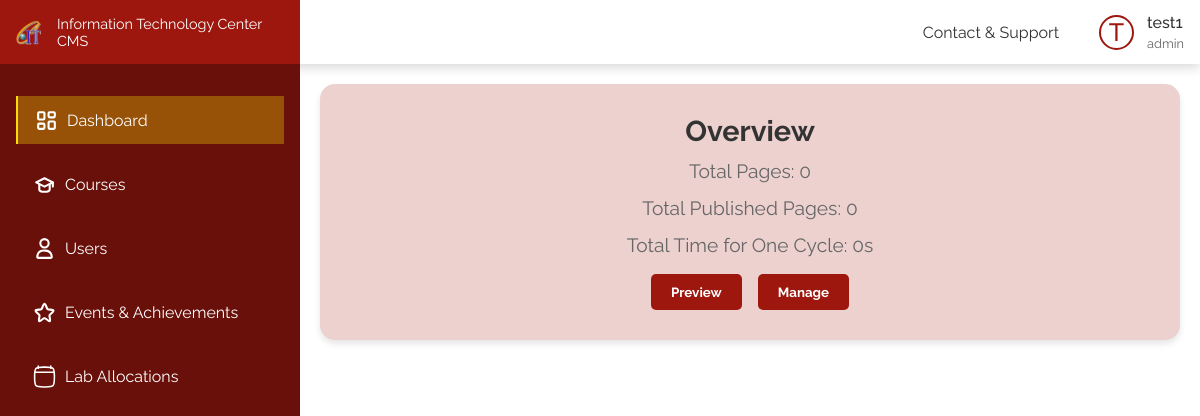
Before: / (signed in) with the older database file.
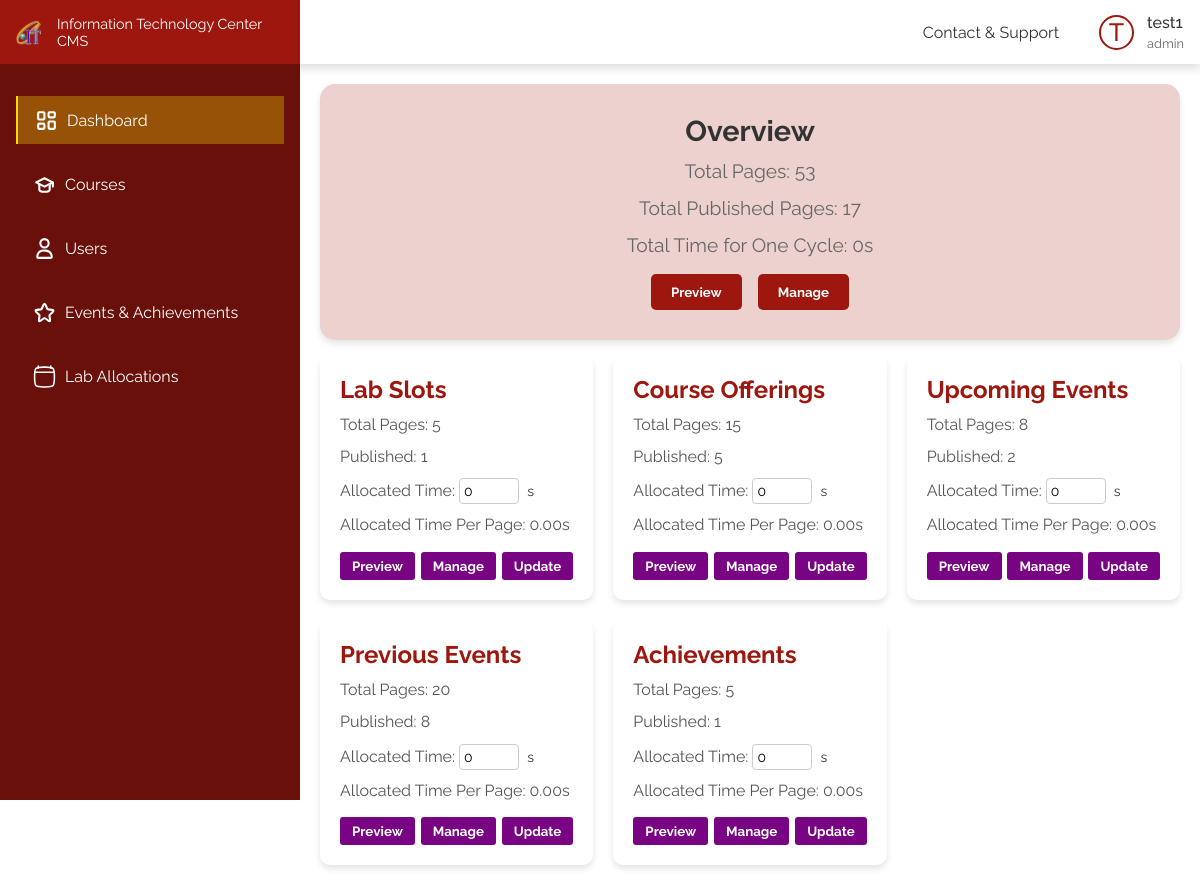
After: the same page with the newer database file.
### tables this page shows
CREATE TABLE IF NOT EXISTS `user` (
  `u_id` int(10) UNSIGNED NOT NULL AUTO_INCREMENT,
  `user_name` varchar(50) NOT NULL,
  `email` varchar(100) NOT NULL,
  `password` varchar(255) NOT NULL,
  `contact` varchar(20) NOT NULL,
  `clearense` varchar(20) NOT NULL,
  PRIMARY KEY (`u_id`)
);

CREATE TABLE IF NOT EXISTS `dashboard` (
  `feature` varchar(100) NOT NULL,
  `total_pages` int(11) DEFAULT 0,
  `published_pages` int(11) DEFAULT 0,
  `total_time` int(11) DEFAULT 0,
  PRIMARY KEY (`feature`)
);

### index.php (the view, shortened to what this page needs)
<?php
include_once("./config.php");
include_once(APP_ROOT . "/includes/header.php");
function fetchDashboardData($conn) {
    $dashboardData = array();
    $result = $conn->query("SELECT * FROM `dashboard`");
    while ($row = $result->fetch_assoc()) {
        $dashboardData[$row['feature']] = $row;
    }
    return $dashboardData;
}
$dashboardData = fetchDashboardData($conn);
$totalPages = 0;
$totalPublished = 0;
$totalTime = 0;
foreach ($dashboardData as $feature => $data) {
    if ($feature === 'total') {
        continue;
    }
    if ($data['published_pages'] > 0) {
        $allocatedTimePerPage = number_format($data['total_time'] / $data['published_pages'], 2) . 's';
    } else {
        $allocatedTimePerPage = 'N/A';
    }
    $totalPages += $data['total_pages'];
    $totalPublished += $data['published_pages'];
    $totalTime += $data['total_time'];
}
?>
<!DOCTYPE html>
<html lang="en">
<head>
    <link rel="stylesheet" href="./css/dashboard.css">
</head>
<body>
    <div class="flex-box">
        <div class="left">
            <?php
            include_once(APP_ROOT . "/includes/sidebar.php");
            sidebar(0);
            ?>
        </div>
        <div class="right">
            <?php
            include_once(APP_ROOT . "/includes/header.php");
            ?>
            <div class="dashboard-content">
                <div class="widget elegant-widget" id="overview-widget">
                    <h2 class="widget-title">Overview</h2>
                    <p class="widget-info" id="total-pages">Total Pages: <?php echo $totalPages; ?></p>
                    <p class="widget-info" id="total-published-pages">Total Published Pages: <?php echo $totalPublished; ?></p>
                    <p class="widget-info" id="total-time-for-cycle">Total Time for One Cycle: <?php echo $totalTime; ?>s</p>
                    <div class="widget-buttons">
                        <button class="preview-button">Preview</button>
                        <button class="manage-button">Manage</button>
                    </div>
                </div>
                <div class="dashboard-widgets">
                    <?php
                    foreach ($dashboardData as $feature => $data) {
                        if ($feature === 'total') {
                            continue;
                        }
                        if ($data['published_pages'] > 0) {
                            $allocatedTimePerPage = number_format($data['total_time'] / $data['published_pages'], 2) . 's';
                        } else {
                            $allocatedTimePerPage = 'N/A';
                        }
                    ?>
                        <div class="widget">
                            <h2 class="widget-title"><?php echo $feature; ?></h2>
                            <p class="widget-info">Total Pages: <?php echo $data['total_pages']; ?></p>
                            <p class="widget-info">Published: <?php echo $data['published_pages']; ?></p>
                            <form method="POST">
                                <p class="widget-info">
                                    Allocated Time:
                                    <input type="number" name="total_time" value="<?php echo $data['total_time']; ?>" class="allocated-time-input">
                                    <span class="time-unit">s</span>
                                </p>
                                <p class="widget-info">Allocated Time Per Page: <?php echo $allocatedTimePerPage; ?></p>
                                <div class="widget-buttons">
                                    <button class="preview-button">Preview</button>
                                    <button class="manage-button">Manage</button>
                                    <button type="submit" class="update-button">Update</button>
                                </div>
                            </form>
                        </div>
                    <?php
                    }
                    ?>
                </div>
            </div>
        </div>
    </div>
</body>
</html>

### includes/header_core.php (shortened to what this page needs)
<!DOCTYPE html>
<html lang="en">
<head>
    <link rel="stylesheet" href="/css/styles.css">
</head>
<body>
</body>
</html>

### includes/header.php (shortened to what this page needs)
<?php
include APP_ROOT . "/includes/header_core.php";
if (isset($_SESSION['user_id'])) {
  $user_id = $_SESSION['user_id'];
  $sql = "SELECT user_name, clearense FROM user WHERE u_id = ?";
  $stmt = $conn->prepare($sql);
  $stmt->bind_param("i", $user_id);
  $stmt->execute();
  $result = $stmt->get_result();
  if ($row = $result->fetch_assoc()) {
    $username = $row['user_name'];
    $role = $row['clearense'];
  }
}
?>
<!DOCTYPE html>
<html lang="en">
<head>
  <link rel="stylesheet" href="/css/header.css">
</head>
<body>
  <header>
    <div class="menu">
      <ul>
        <li><a href="/pages/contactNsupport.php">Contact & Support</a></li>
      </ul>
    </div>
    <div class="profile">
      <div class="img"><?php echo isset($username) ? strtoupper(substr($username, 0, 1)) : 'G'; ?></div>
      <h5><?php echo isset($username) ? $username : 'Guest'; ?></h5>
      <p><?php echo isset($role) ? $role : 'Guest'; ?></p>
    </div>
  </header>
</body>
</html>

### includes/sidebar.php (shortened to what this page needs)
<!DOCTYPE html>
<html lang="en">
<head>
    <link rel="stylesheet" href="/css/sidebar.css">
</head>
<body>
    <?php function sidebar(int $index)
    {
    ?>
        <div class="side">
            <div class="logo">
                <img src="/images/ITCenterLogo.svg" alt="IT Center Logo" />
                <span>Information Technology Center CMS</span>
            </div>
            <div class="links">
                <a href="/" class="link <?php echo $index == 0 ? 'active' : '' ?>">
                    <div class="link-main">
                        <img src="/images/darhboard_alt.svg" alt="">
                        <p>Dashboard</p>
                    </div>
                </a>
                <a href="/pages/course.php" class="link <?php echo $index == 1 ? 'active' : '' ?>">
                    <div class="link-main">
                        <img src="/images/Mortarboard.svg" alt="">
                        <p>Courses</p>
                    </div>
                </a>
                <a href="/pages/users.php" class="link <?php echo $index == 2 ? 'active' : '' ?>">
                    <div class="link-main">
                        <img src="/images/User_alt.svg" alt="">
                        <p>Users</p>
                    </div>
                </a>
                <div>
                    <a href="/pages/eventsandachivements.php" class="link <?php echo $index == 3 ? 'active' : '' ?>">
                        <div class="link-main">
                            <img src="/images/Star.svg" alt="">
                            <p>Events & Achievements</p>
                        </div>
                    </a>
                </div>
                <a href="/pages/labslots.php" class="link <?php echo $index == 4 ? 'active' : '' ?>">
                    <div class="link-main">
                        <img src="/images/calendar.svg" alt="">
                        <p>Lab Allocations</p>
                    </div>
                </a>
            </div>
        </div>
    <?php } ?>
</body>
</html>

### css/styles.css (style rules this page uses)
* { margin: 0; padding: 0; box-sizing: border-box; font-family: "Raleway", sans-serif; }
:root { --color-1: #9d170e; --color-2: #f9db08; --color-3: #305fa6; --color-4: #00b007; --color-5: #790483; --color-text-1: #333; --color-text-2: #666; --color-shade-1: #681009; }
a { text-decoration: none; }
.flex-box { display: flex; }
.left { width: 300px; }
.right { width: calc(100% - 300px); padding-top: 4rem; }

### css/header.css (style rules this page uses)
header { color: var(--color-text-1); box-shadow: 0 4px 10px rgba(0, 0, 0, 0.146); position: fixed; left: 0; top: 0; z-index: 10; background-color: white; display: flex; align-items: center; height: 4rem; gap: 0.5rem; width: 100%; padding: 0 1rem; }
.menu { display: flex; align-items: center; margin-left: auto; }
.menu ul { list-style: none; display: flex; gap: 1.2rem; }
.menu ul li { cursor: pointer; position: relative; font-weight: 400; font-size: 1rem; }
.menu ul li a { color: var(--color-text-1); }
.menu ul li:before { content: ""; position: absolute; bottom: -4px; left: 0; width: 0; height: 2px; background-color: transparent; transition: width 0.3s ease-in-out, background-color 0.3s ease-in-out; }
.profile { margin-left: 2rem; display: grid; grid-template-columns: 40px auto; gap: 0.25rem 0.5rem; align-items: center; cursor: pointer; }
.profile h5 { font-weight: 500; font-size: 1rem; }
.profile p { grid-column: 2; font-size: 0.8rem; color: var(--color-text-2); }
.profile .img { display: flex; font-size: 25px; align-items: center; justify-content: center; font-weight: 500; height: 35px; width: 35px; border-radius: 50%; grid-row: 1/3; border: 2px solid var(--color-1); color: var(--color-1); }

### css/dashboard.css (style rules this page uses)
.dashboard-content { padding: 20px; }
.dashboard-widgets { display: grid; grid-template-columns: repeat(3, 1fr); gap: 20px; }
.widget { background-color: white; border-radius: 10px; box-shadow: 0 4px 6px rgba(0, 0, 0, 0.1); padding: 20px; transition: transform 0.2s, box-shadow 0.2s; cursor: pointer; }
.widget h2 { color: #9d170e; font-size: 1.5rem; margin-bottom: 10px; font-weight: bold; }
.widget p { color: #555; font-size: 1rem; margin-bottom: 10px; line-height: 1.4; }
.widget-buttons { display: flex; justify-content: space-between; margin-top: 15px; }
.preview-button, .manage-button, .update-button { background-color: var(--color-5); color: #fff; border: none; padding: 6px 12px; border-radius: 3px; cursor: pointer; font-weight: bold; transition: background-color 0.3s; }
.elegant-widget { background-color: #ECD1CF; border-radius: 15px; box-shadow: 0 4px 6px rgba(0, 0, 0, 0.1); margin-bottom: 15px; padding: 30px; transition: transform 0.2s, box-shadow 0.2s; cursor: pointer; text-align: center; }
.elegant-widget h2 { color: #333; font-size: 1.8rem; margin-bottom: 10px; font-weight: bold; }
.elegant-widget p { color: #666; font-size: 1.2rem; margin-bottom: 10px; line-height: 1.4; }
.elegant-widget .widget-buttons { display: flex; justify-content: center; margin-top: 15px; }
.elegant-widget .preview-button, .elegant-widget .manage-button { background-color: #9d170e; color: #fff; border: none; padding: 10px 20px; border-radius: 5px; cursor: pointer; font-weight: bold; transition: background-color 0.3s; }
.allocated-time-input { width: 60px; padding: 4px; border: 1px solid #ccc; border-radius: 4px; font-size: 14px; }
.time-unit { margin-left: 4px; font-size: 14px; color: #333; }

### css/sidebar.css (style rules this page uses)
.side { background-color: var(--color-shade-1); height: 100vh; position: fixed; width: 300px; z-index: 11; display: flex; flex-direction: column; }
.side .logo { height: 4rem; display: flex; align-items: center; padding: 0 1rem; gap: 1rem; background-color: var(--color-1); }
.side .logo img { height: 25px; }
.side .logo span { font-size: 0.9rem; color: white; }
.side .links { display: flex; align-items: flex-start; flex-direction: column; gap: 1rem; height: calc(100% - 4rem); padding: 2rem 1rem; }
.side .links .link { width: 100%; }
.side .links .link .link-main { height: 3rem; display: grid; padding: 0 1rem; grid-template-columns: 25px auto; align-items: center; gap: 0.5rem; width: 100%; }
.side .links .link.active .link-main { border-left: 2px solid var(--color-2); background-color: #f9dd0852; }
.side .links .link img { width: 25px; height: 25px; object-fit: contain; filter: invert() brightness(2); }
.side .links a.link { color: white; font-size: 1rem; }

Changed rows visible on the page:
added dashboard: feature "Lab Slots", total_pages "5", published_pages "1", total_time "0", allocatedTimePerPage "0.00s"
added dashboard: feature "Course Offerings", total_pages "15", published_pages "5", total_time "0", allocatedTimePerPage "0.00s"
added dashboard: feature "Upcoming Events", total_pages "8", published_pages "2", total_time "0", allocatedTimePerPage "0.00s"
added dashboard: feature "Previous Events", total_pages "20", published_pages "8", total_time "0", allocatedTimePerPage "0.00s"
added dashboard: feature "Achievements", total_pages "5", published_pages "1", total_time "0", allocatedTimePerPage "0.00s"
Other visible differences:
$totalPages: "0" → "53"
$totalPublished: "0" → "17"
